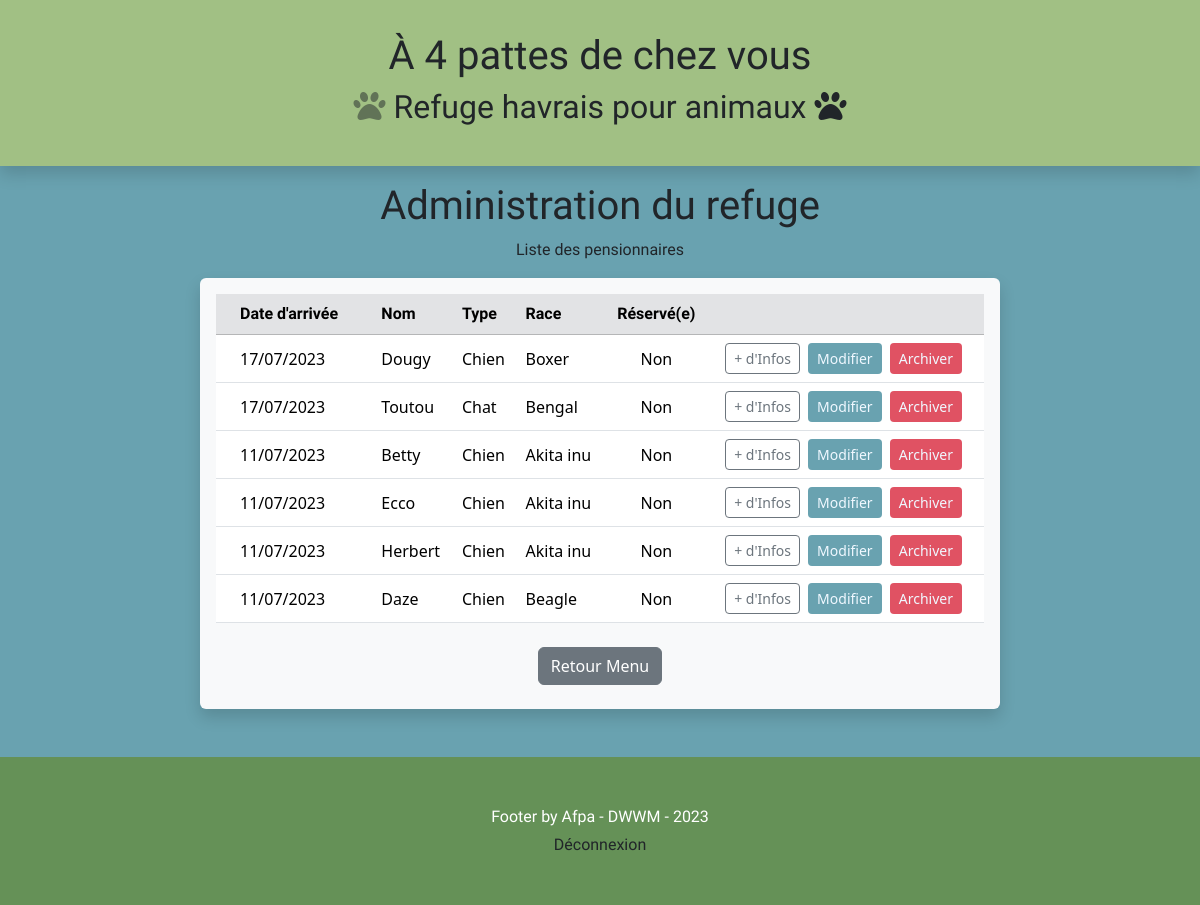
Page /controllers/controller-list.php (signed in) on the committed database.
### tables this page shows
CREATE TABLE IF NOT EXISTS `animals` (
  `ani_id` int(11) NOT NULL AUTO_INCREMENT,
  `ani_name` varchar(50) NOT NULL,
  `ani_sex` varchar(1) NOT NULL,
  `ani_reserved` tinyint(1) NOT NULL DEFAULT '0',
  `ani_birthdate` date DEFAULT NULL,
  `ani_adoptiondate` date DEFAULT NULL,
  `ani_arrivaldate` date NOT NULL,
  `ani_microchipped` tinyint(1) NOT NULL,
  `ani_tattooed` tinyint(1) NOT NULL,
  `ani_vaccinated` tinyint(1) NOT NULL,
  `ani_description` text NOT NULL,
  `ani_picture` text NOT NULL,
  `col_id` int(11) NOT NULL,
  `spe_id` int(11) NOT NULL,
  `bre_id` int(11) NOT NULL,
  `ani_weight` int(5) NOT NULL,
  PRIMARY KEY (`ani_id`),
  KEY `animals_colors_FK` (`col_id`),
  KEY `animals_species0_FK` (`spe_id`),
  KEY `animals_breed1_FK` (`bre_id`)
);

CREATE TABLE IF NOT EXISTS `species` (
  `spe_id` int(11) NOT NULL AUTO_INCREMENT,
  `spe_name` varchar(30) NOT NULL,
  PRIMARY KEY (`spe_id`)
);

CREATE TABLE IF NOT EXISTS `breeds` (
  `bre_id` int(11) NOT NULL AUTO_INCREMENT,
  `bre_name` varchar(30) NOT NULL,
  `spe_id` int(11) NOT NULL,
  PRIMARY KEY (`bre_id`),
  KEY `breed_species_FK` (`spe_id`)
);

### src/controllers/controller-list.php (called while the page is built, shortened)
<?php
require_once '../models/Animals.php';
?>
<?php include_once '../views/view-list.php'; ?>

### src/models/Animals.php (called while the page is built, shortened)
<?php
class Animals
{
    public static function getAllAnimals(): array
    {
        try {
            $pdo = Database::createInstancePDO();
            $sql = 'SELECT `ani_id`, `ani_sex`, `ani_reserved`, `ani_tattooed`, `ani_microchipped`, `ani_vaccinated`, `ani_name`, DATE_FORMAT(`ani_birthdate`, "%d/%m/%Y") AS "birthdate", DATE_FORMAT(`ani_arrivaldate`, "%d/%m/%Y") AS `arrivaldate`, `ani_description`, `ani_picture`, `ani_weight`, `col_name`, `bre_name`, `spe_name` FROM `animals`
            NATURAL JOIN `colors`
            NATURAL JOIN `breeds`
            NATURAL JOIN `species`
            ORDER BY arrivaldate DESC';
            $stmt = $pdo->query($sql);
            $result = $stmt->fetchAll(PDO::FETCH_ASSOC);
            return $result;
        } catch (PDOException $e) {
            return false;
        }
    }
}

### src/views/view-list.php (the view, shortened to what this page needs)
<?php include_once 'template/head-admin.php'; ?>
<h1 class="text-center mt-3 mb-2 font-pangolin">Administration du refuge</h1>
<p class="text-center font-pangolin">Liste des pensionnaires</p>
<div class="row justify-content-center mx-0 mb-5">
    <div class="table-responsive container col-lg-8 col-11 p-3 rounded shadow bg-light">
        <table class="table rounded text-start">
            <thead class="table-secondary font-pangolin">
                <tr>
                    <th class="px-4">Date d'arrivée</th>
                    <th>Nom</th>
                    <th>Type</th>
                    <th>Race</th>
                    <th class="text-center">Réservé(e)</th>
                    <th></th>
                </tr>
            </thead>
            <tbody>
                <?php foreach (Animals::getAllAnimals() as $animal) { ?>
                    <tr class="align-middle fs-6">
                        <td class="px-4"><?= $animal['arrivaldate'] ?></td>
                        <td><?= ucfirst($animal['ani_name']) ?></td>
                        <td><?= ucfirst($animal['spe_name']) ?></td>
                        <td><?= ucfirst($animal['bre_name']) ?></td>
                        <td class="text-center"><?= $animal['ani_reserved'] == 0 ? 'Non' : 'Oui' ?></td>
                        <td class="text-center">
                            <button class="btn btn-sm btn-outline-secondary me-1" data-bs-toggle="modal" data-bs-target="#detailsModal-<?= $animal['ani_id'] ?>">+ d'Infos</button>
                            <a href="../controllers/controller-update.php?id=<?= $animal['ani_id'] ?>" class="btn btn-sm my-btn-update me-1">Modifier</a>
                            <button class="btn btn-sm my-btn-delete me-1" data-bs-toggle="modal" data-bs-target="#deleteModal-<?= $animal['ani_id'] ?>">Archiver</button>
                        </td>
                    </tr>
                <?php  } ?>
            </tbody>
        </table>
        <div class="text-center py-2">
            <a href="../controllers/controller-admin.php" class="btn btn-secondary">Retour Menu</a>
        </div>
    </div>
</div>
<?php include_once 'template/footer.php'; ?>

### src/assets/style/style.css (style rules this page uses)
body { background-color: #69A2B0; }
.font-pangolin { font-family: 'Pangolin', cursive; }
.my-btn-update { background-color: #69A2B0; color: aliceblue; }
.my-btn-delete { background-color: #E05263; color: aliceblue; }

### rows in the picture
animals: arrivaldate "17/07/2023", ani_name "Dougy", spe.spe_name "Chien", bre.bre_name "Boxer", ani_reserved "Non"
animals: arrivaldate "17/07/2023", ani_name "Toutou", spe.spe_name "Chat", bre.bre_name "Bengal", ani_reserved "Non"
animals: arrivaldate "11/07/2023", ani_name "Betty", spe.spe_name "Chien", bre.bre_name "Akita inu", ani_reserved "Non"
animals: arrivaldate "11/07/2023", ani_name "Ecco", spe.spe_name "Chien", bre.bre_name "Akita inu", ani_reserved "Non"
animals: arrivaldate "11/07/2023", ani_name "Herbert", spe.spe_name "Chien", bre.bre_name "Akita inu", ani_reserved "Non"
animals: arrivaldate "11/07/2023", ani_name "Daze", spe.spe_name "Chien", bre.bre_name "Beagle", ani_reserved "Non"
